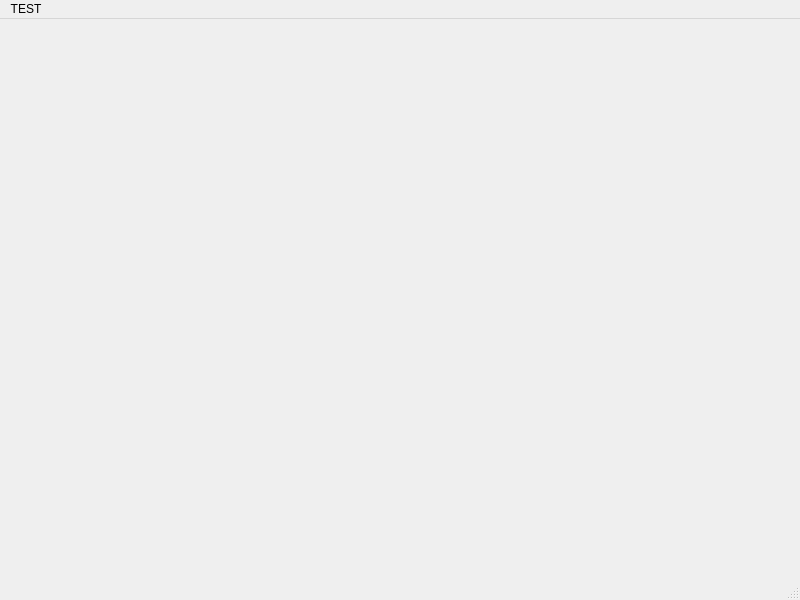
<?xml version="1.0" encoding="UTF-8"?>
<ui version="4.0">
 <class>MainWindow</class>
 <widget class="QMainWindow" name="MainWindow">
  <property name="geometry">
   <rect>
    <x>0</x>
    <y>0</y>
    <width>800</width>
    <height>600</height>
   </rect>
  </property>
  <property name="windowTitle">
   <string>MainWindow</string>
  </property>
  <widget class="QWidget" name="centralwidget"/>
  <widget class="QMenuBar" name="menubar">
   <property name="geometry">
    <rect>
     <x>0</x>
     <y>0</y>
     <width>800</width>
     <height>23</height>
    </rect>
   </property>
   <widget class="QMenu" name="menuTEST">
    <property name="title">
     <string>TEST</string>
    </property>
   </widget>
   <addaction name="menuTEST"/>
  </widget>
  <widget class="QStatusBar" name="statusbar"/>
 </widget>
 <resources/>
 <connections/>
</ui>
